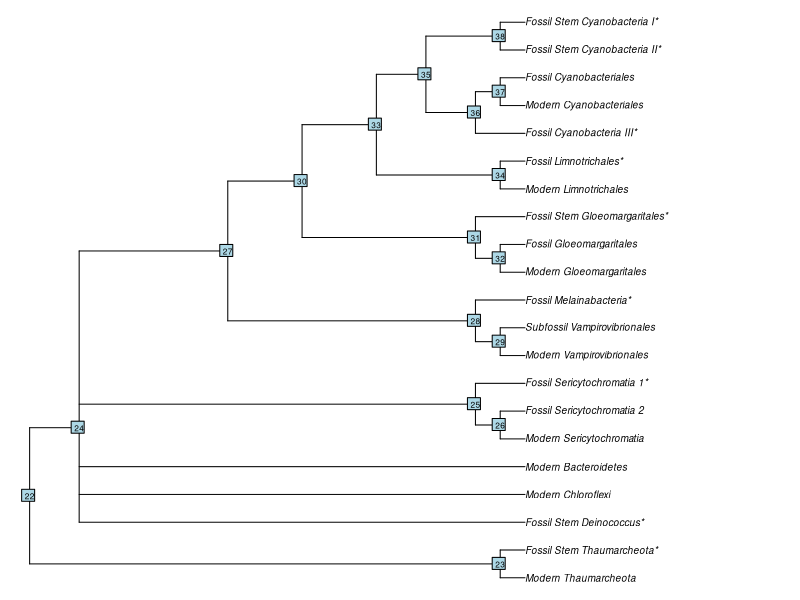
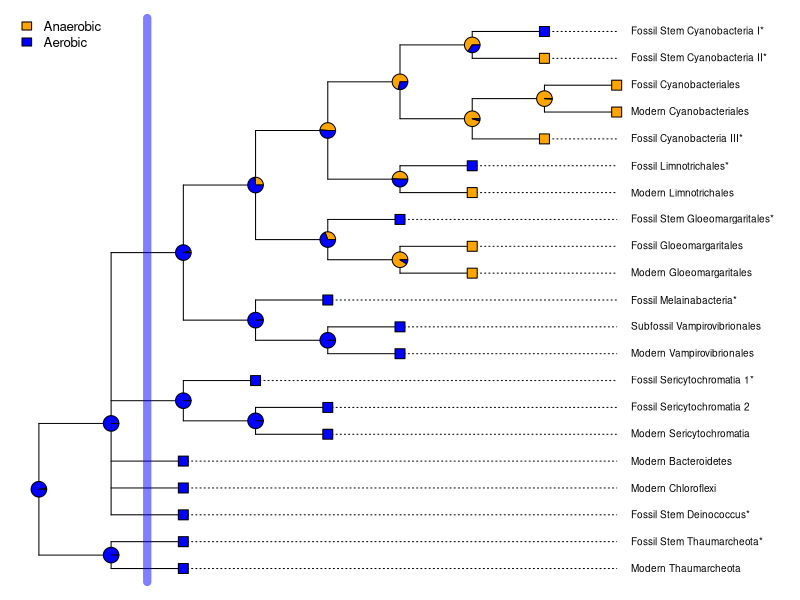

Here is the R script that generated these plots, in order:
library(ape)
library(phytools)

# Tip names must match your spectral sample names (no spaces)
FSC1 <- "Fossil_Stem_Cyanobacteria_I*";   FSC2 <- "Fossil_Stem_Cyanobacteria_II*"
FCy3 <- "Fossil_Cyanobacteria_III*";      FCya <- "Fossil_Cyanobacteriales"
MCya <- "Modern_Cyanobacteriales"
FLim <- "Fossil_Limnotrichales*";         MLim <- "Modern_Limnotrichales"
FSG  <- "Fossil_Stem_Gloeomargaritales*"; FGlo <- "Fossil_Gloeomargaritales"
MGlo <- "Modern_Gloeomargaritales"
FMel <- "Fossil_Melainabacteria*";        SubV <- "Subfossil_Vampirovibrionales"
MVam <- "Modern_Vampirovibrionales"
FSer <- "Fossil_Sericytochromatia_1*";      FSerS <- "Fossil_Sericytochromatia_2"
MSer <- "Modern_Sericytochromatia"
MBac <- "Modern_Bacteroidetes";          MChl <- "Modern_Chloroflexi"
FDei <- "Fossil_Stem_Deinococcus*"
FTha <- "Fossil_Stem_Thaumarcheota*";     MTha <- "Modern_Thaumarcheota"

cyano_r <- sprintf("((%s,(%s,%s)),(%s,%s))", FCy3, MCya, FCya, FSC2, FSC1)
limno_r <- sprintf("((%s,%s),%s)", MLim, FLim, cyano_r)
gloeo_r <- sprintf("((%s,%s),%s)", MGlo, FGlo, FSG)
upper_r <- sprintf("(((%s,%s),%s),(%s,%s))", MVam, SubV, FMel, gloeo_r, limno_r)
lower_r <- sprintf("(%s,%s,%s,((%s,%s),%s),%s)", FDei, MChl, MBac, MSer, FSerS, FSer, upper_r)
newick_flip <- sprintf("((%s,%s),%s);", MTha, FTha, lower_r)

# Making the blueprint tree!
tree <- read.tree(text = newick_flip)
plot(tree, cex = 0.6, no.margin = TRUE)
nodelabels(cex = 0.5)


# Encoding binary traits of aerobic versus non-aerobic respiration
aerobic_tips <- c(FSC1, FLim, FSer, FSerS, FSG, MVam, FMel, SubV,
                  MBac, MSer, MChl, FDei, FTha, MTha)

stopifnot(all(aerobic_tips %in% tree$tip.label))   # checking that all species exist in the tree

states <- setNames(as.integer(tree$tip.label %in% aerobic_tips), tree$tip.label)
table(states)   # expect 14 ones (aerobic) and 7 zeros (anaerobic)

# Topology only, agnostic to branch length - all branch lengths are set to 1
tree_eq <- compute.brlen(tree, 1)

fit_er  <- fitMk(tree_eq, states, model = "ER")
fit_ard <- fitMk(tree_eq, states, model = "ARD")
AIC(fit_er); AIC(fit_ard)

anc   <- ancr(fit_er)
names(anc)
probs <- anc$ace

# Confirm the matrix has one row per internal node and columns "0" and "1"
dim(probs)          
colnames(probs)       
round(head(probs), 2)

# Save the plot
H <- max(node.depth.edgelength(tree_eq))   # distance from root to deepest tip
H

png("plots/tree.png", width = 7.5, height = 7.5, units = "in", res = 500)

par(mar = c(0.5, 0.5, 0.5, 0.5), xpd = NA)

plot(tree_eq, cex = 0.6, align.tip.label = TRUE, font = 1, label.offset = 0.2,
     x.lim = c(0, H * 1.25))   # increase 1.35 if the longest label is still clipped

ape::nodelabels(node = as.integer(rownames(probs)), pie = probs,
                piecol = c("orange", "blue"), cex = 0.5)
legend("topleft", legend = c("Anaerobic", "Aerobic"),
       fill = c("orange", "blue"), bty = "n", cex = 0.8)
tip_cols <- ifelse(states[tree_eq$tip.label] == 1, "blue", "orange")
tiplabels(pch = 22, bg = tip_cols, col = "black", cex = 1.5)

pp     <- get("last_plot.phylo", envir = .PlotPhyloEnv)
n_tip  <- Ntip(tree_eq)
node_x <- sort(unique(pp$xx[(n_tip + 1):(n_tip + Nnode(tree_eq))]))

x_line  <- mean(node_x[2:3])                 # midpoint between those two nodes
y_range <- range(pp$yy[1:n_tip]) + c(-0.5, 0.5)

segments(x_line, y_range[1], x_line, y_range[2], col = adjustcolor("blue", alpha.f = 0.5), lwd = 8)

dev.off()
